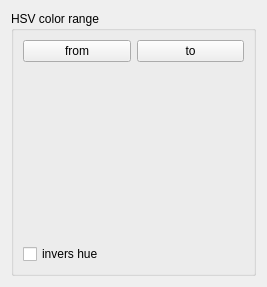
<?xml version="1.0" encoding="UTF-8"?>
<ui version="4.0">
 <class>ColorRange</class>
 <widget class="QWidget" name="ColorRange">
  <property name="geometry">
   <rect>
    <x>0</x>
    <y>0</y>
    <width>267</width>
    <height>287</height>
   </rect>
  </property>
  <layout class="QVBoxLayout" name="verticalLayout">
   <item>
    <widget class="QGroupBox" name="groupBox">
     <property name="title">
      <string>HSV color range</string>
     </property>
     <layout class="QGridLayout" name="gridLayout_2">
      <item row="0" column="0">
       <widget class="QPushButton" name="fromColor">
        <property name="text">
         <string>from</string>
        </property>
       </widget>
      </item>
      <item row="0" column="1">
       <widget class="QPushButton" name="toColor">
        <property name="text">
         <string>to</string>
        </property>
       </widget>
      </item>
      <item row="1" column="0">
       <widget class="QtColorTriangle" name="fromTriangle"/>
      </item>
      <item row="1" column="1">
       <widget class="QtColorTriangle" name="toTriangle"/>
      </item>
      <item row="2" column="0">
       <widget class="QCheckBox" name="inversHue">
        <property name="text">
         <string>invers hue</string>
        </property>
       </widget>
      </item>
     </layout>
    </widget>
   </item>
  </layout>
 </widget>
 <customwidgets>
  <customwidget>
   <class>QtColorTriangle</class>
   <extends>QFrame</extends>
   <header>qtColorTriangle.h</header>
   <container>1</container>
  </customwidget>
 </customwidgets>
 <resources/>
 <connections/>
</ui>
